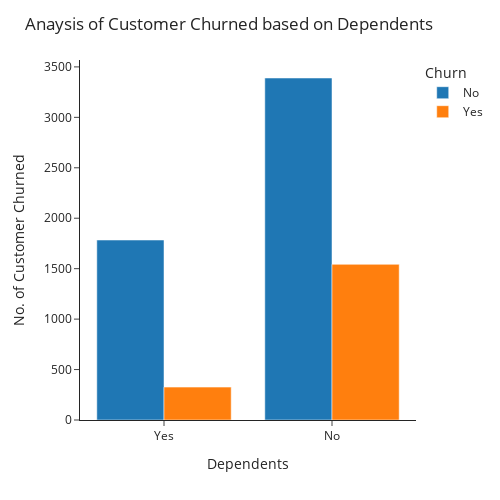

Here is the notebook cell this chart was saved with:
### Markdown cell above
<font size=5><p style="color:purple"> Analysis of Churned Customer based on Dependency<font size=2>
> <b><p style="color:#9C9DA1"> Conclusion :</b> Customers who are not dependent on anyone churned more.

### Code cell
d = pd.DataFrame(df.groupby(['Churn', 'Dependents']).ID.count())
d.reset_index(inplace = True)
d.rename(columns = {'ID' : 'Count'}, inplace = True)

fig = px.bar(d, x = 'Dependents', y = 'Count', template = 'simple_white', color = 'Churn', barmode='group',
            category_orders={"Dependents" : ["Yes", "No"]})

fig.update_layout(height = 500, width = 500,
                  title = 'Anaysis of Customer Churned based on Dependents',
                  xaxis_title = 'Dependents',
                  yaxis_title = 'No. of Customer Churned')

fig.update_traces(hovertemplate = "<br>".join([
        "Dependent's : %{x}",
        "No. of Customers : %{y}"]))
fig.show()

### Figure 1 — Plotly figure (JSON) as saved in the notebook; plotly's stock layout.template omitted (floating-point values rounded to 4 significant figures)
{"data": [{"alignmentgroup": "True", "hovertemplate": "Dependent's : %{x}<br>No. of Customers : %{y}", "legendgroup": "No", "marker": {"color": "#1F77B4", "pattern": {"shape": ""}}, "name": "No", "offsetgroup": "No", "orientation": "v", "showlegend": true, "textposition": "auto", "type": "bar", "x": ["No", "Yes"], "xaxis": "x", "y": [3390, 1784], "yaxis": "y"}, {"alignmentgroup": "True", "hovertemplate": "Dependent's : %{x}<br>No. of Customers : %{y}", "legendgroup": "Yes", "marker": {"color": "#FF7F0E", "pattern": {"shape": ""}}, "name": "Yes", "offsetgroup": "Yes", "orientation": "v", "showlegend": true, "textposition": "auto", "type": "bar", "x": ["No", "Yes"], "xaxis": "x", "y": [1543, 326], "yaxis": "y"}], "layout": {"barmode": "group", "height": 500, "legend": {"title": {"text": "Churn"}, "tracegroupgap": 0}, "margin": {"t": 60}, "title": {"text": "Anaysis of Customer Churned based on Dependents"}, "width": 500, "xaxis": {"anchor": "y", "categoryarray": ["Yes", "No"], "categoryorder": "array", "domain": [0, 1], "title": {"text": "Dependents"}}, "yaxis": {"anchor": "x", "domain": [0, 1], "title": {"text": "No. of Customer Churned"}}}}
